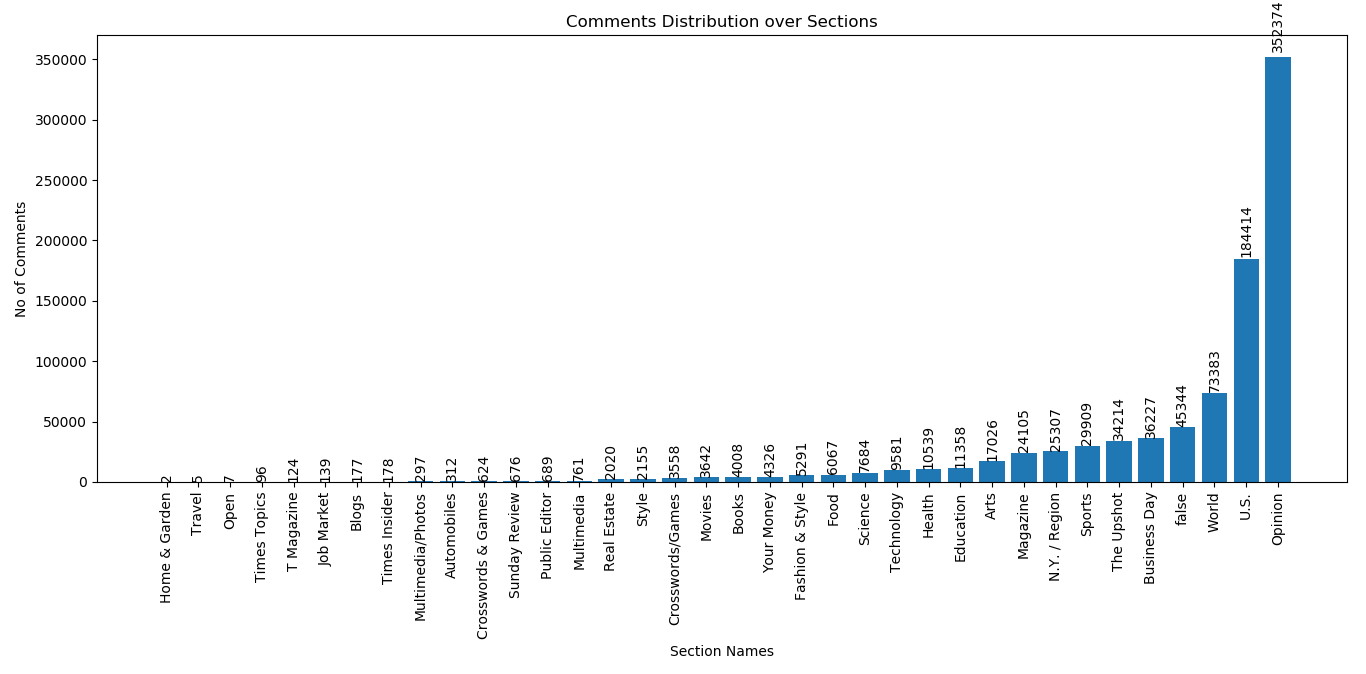

Python code for this plot:
import sqlite3
import matplotlib.pyplot as plt

db = sqlite3.connect('../commentsData.db')

c = db.cursor()

c.execute("select s.section as 'SectionName',count(*) as 'CommentsCount' from comments c,articles a, ArticleSection s where c.assetURL=a.webURL and a.id=s.id group by s.section order by CommentsCount")

print "queruy exec'ed"
sections = []
secCount = []

for t in c.fetchall():
    sections.append(t[0])
    secCount.append(t[1])

pos =  range(len(sections))
print max(secCount)

rect1 = plt.bar(pos, secCount, align= 'center')
plt.ylabel('No of Comments')
plt.xlabel('Section Names')
plt.title('Comments Distribution over Sections')
plt.xticks(pos, sections)
plt.xticks(rotation=90)

def autolabel(rects):
    # attach some text labels
    for rect in rects:
        height = rect.get_height()
        plt.text(rect.get_x()+rect.get_width()/2., 1.01*height, '%d'%int(height),
                ha='center', va='bottom', rotation = 90)

autolabel(rect1)


#plt.show()
plt.savefig('commentsDistribution.png', bbox_inches='tight')
